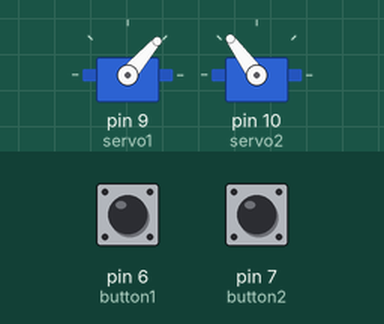
This sketch was run on a simulated Arduino Uno, built with avr-gcc and run on an emulated ATmega328P. Parts: 2 × servo. The inputs (shaded band) are chosen by the test bench; at power-on: pin 6 (button1) HIGH, pin 7 (button2) HIGH.

Above: at 1.2 s.
1.3 s: pin 6 (button1) pulled LOW for 1 s
At 2.1 s:
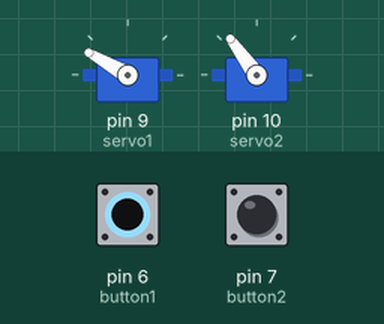
4.3 s: pin 7 (button2) pulled LOW for 1 s
7.3 s: pin 7 (button2) pulled LOW for 3.2 s
12.3 s: pin 6 (button1) pulled LOW for 3.2 s
At 12.66 s:
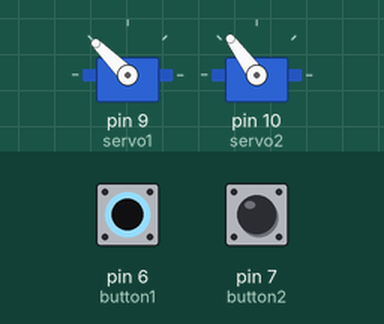
17.4 s: pin 6 (button1) driven LOW and pin 7 (button2) driven LOW
At 18.3 s:
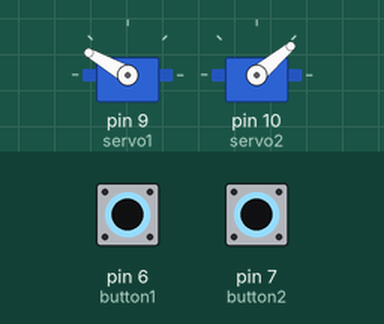
19.3 s: pin 6 (button1) driven HIGH
At 20.9 s:
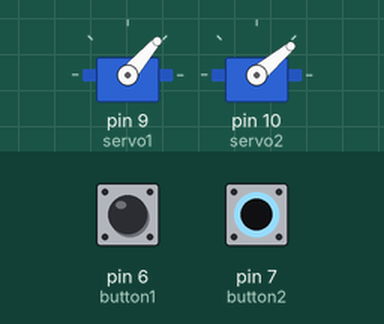
Timing chart, 0 to 22.2 s (numbered marks = the images above; inputs shaded):
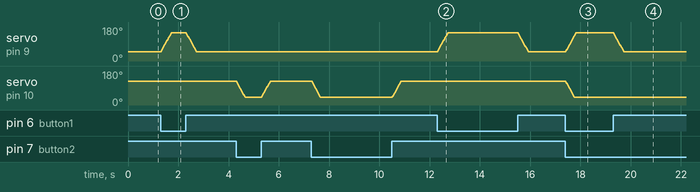

Measured:
- after the input at 1.3 s, servo on pin 9 (servo1): rises from 49° to 150° in 0.42 s, then falls to 49° in 1.0 s
- after the input at 12.3 s, servo on pin 9 (servo1): rises from 49° to 150° in 0.42 s, then falls to 49° in 3.2 s
- after the input at 17.4 s, servo on pin 9 (servo1): moves from 49° to 150° over 0.42 s, starting at once; servo on pin 10 (servo2): moves from 126° to 40° over 0.35 s, starting at once
- after the input at 19.3 s, servo on pin 9 (servo1): moves from 150° to 49° over 0.42 s, starting at once

The sketch:

SimpleTest.ino
```cpp
#include <Servo.h>
Servo servo1;
Servo servo2;

const int button1 = 6;
const int button2 = 7;

int button1state = 1;
int button2state = 1;

int servo1pos = 50;
int servo2pos = 125;


void setup() {
  // put your setup code here, to run once:
  servo1.attach(9);
  servo2.attach(10);
  pinMode(button1, INPUT);
  pinMode(button2, INPUT);

}

void loop() {
  // put your main code here, to run repeatedly:


  button1state = digitalRead(button1);
  button2state = digitalRead(button2);

  if (button1state == LOW) {
    if (servo1pos < 150) {


      servo1pos++;
    }
  }
  else {
    if (servo1pos >= 50) {
      servo1pos--;
    }
  }


  if (button2state == LOW) {
    if (servo2pos > 40) {
      //Add limit here
      servo2pos--;
    }
  }
  else {
    if (servo2pos <= 125) {
      servo2pos++;
    }
  }
  servo1.write(servo1pos);
  servo2.write(servo2pos);


  delay(4);
}
```
